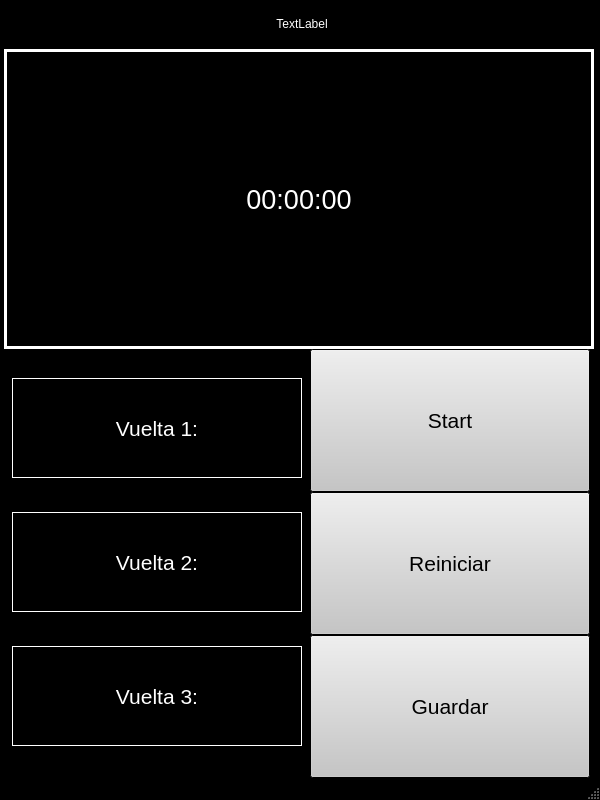
<?xml version="1.0" encoding="UTF-8"?>
<ui version="4.0">
 <class>MainWindow</class>
 <widget class="QMainWindow" name="MainWindow">
  <property name="geometry">
   <rect>
    <x>0</x>
    <y>0</y>
    <width>600</width>
    <height>800</height>
   </rect>
  </property>
  <property name="maximumSize">
   <size>
    <width>600</width>
    <height>800</height>
   </size>
  </property>
  <property name="palette">
   <palette>
    <active>
     <colorrole role="WindowText">
      <brush brushstyle="SolidPattern">
       <color alpha="255">
        <red>255</red>
        <green>255</green>
        <blue>255</blue>
       </color>
      </brush>
     </colorrole>
     <colorrole role="Button">
      <brush brushstyle="SolidPattern">
       <color alpha="255">
        <red>198</red>
        <green>198</green>
        <blue>198</blue>
       </color>
      </brush>
     </colorrole>
     <colorrole role="Text">
      <brush brushstyle="SolidPattern">
       <color alpha="255">
        <red>255</red>
        <green>255</green>
        <blue>255</blue>
       </color>
      </brush>
     </colorrole>
     <colorrole role="Base">
      <brush brushstyle="SolidPattern">
       <color alpha="255">
        <red>255</red>
        <green>255</green>
        <blue>255</blue>
       </color>
      </brush>
     </colorrole>
     <colorrole role="Window">
      <brush brushstyle="SolidPattern">
       <color alpha="255">
        <red>0</red>
        <green>0</green>
        <blue>0</blue>
       </color>
      </brush>
     </colorrole>
    </active>
    <inactive>
     <colorrole role="WindowText">
      <brush brushstyle="SolidPattern">
       <color alpha="255">
        <red>255</red>
        <green>255</green>
        <blue>255</blue>
       </color>
      </brush>
     </colorrole>
     <colorrole role="Button">
      <brush brushstyle="SolidPattern">
       <color alpha="255">
        <red>198</red>
        <green>198</green>
        <blue>198</blue>
       </color>
      </brush>
     </colorrole>
     <colorrole role="Text">
      <brush brushstyle="SolidPattern">
       <color alpha="255">
        <red>255</red>
        <green>255</green>
        <blue>255</blue>
       </color>
      </brush>
     </colorrole>
     <colorrole role="Base">
      <brush brushstyle="SolidPattern">
       <color alpha="255">
        <red>255</red>
        <green>255</green>
        <blue>255</blue>
       </color>
      </brush>
     </colorrole>
     <colorrole role="Window">
      <brush brushstyle="SolidPattern">
       <color alpha="255">
        <red>0</red>
        <green>0</green>
        <blue>0</blue>
       </color>
      </brush>
     </colorrole>
    </inactive>
    <disabled>
     <colorrole role="WindowText">
      <brush brushstyle="SolidPattern">
       <color alpha="255">
        <red>120</red>
        <green>120</green>
        <blue>120</blue>
       </color>
      </brush>
     </colorrole>
     <colorrole role="Button">
      <brush brushstyle="SolidPattern">
       <color alpha="255">
        <red>198</red>
        <green>198</green>
        <blue>198</blue>
       </color>
      </brush>
     </colorrole>
     <colorrole role="Text">
      <brush brushstyle="SolidPattern">
       <color alpha="255">
        <red>120</red>
        <green>120</green>
        <blue>120</blue>
       </color>
      </brush>
     </colorrole>
     <colorrole role="Base">
      <brush brushstyle="SolidPattern">
       <color alpha="255">
        <red>0</red>
        <green>0</green>
        <blue>0</blue>
       </color>
      </brush>
     </colorrole>
     <colorrole role="Window">
      <brush brushstyle="SolidPattern">
       <color alpha="255">
        <red>0</red>
        <green>0</green>
        <blue>0</blue>
       </color>
      </brush>
     </colorrole>
    </disabled>
   </palette>
  </property>
  <property name="windowTitle">
   <string>MainWindow</string>
  </property>
  <property name="autoFillBackground">
   <bool>false</bool>
  </property>
  <widget class="QWidget" name="centralwidget">
   <property name="maximumSize">
    <size>
     <width>600</width>
     <height>800</height>
    </size>
   </property>
   <widget class="QWidget" name="verticalLayoutWidget">
    <property name="geometry">
     <rect>
      <x>-1</x>
      <y>-1</y>
      <width>601</width>
      <height>781</height>
     </rect>
    </property>
    <layout class="QVBoxLayout" name="verticalLayout">
     <property name="spacing">
      <number>0</number>
     </property>
     <property name="sizeConstraint">
      <enum>QLayout::SetDefaultConstraint</enum>
     </property>
     <property name="leftMargin">
      <number>5</number>
     </property>
     <item>
      <widget class="QLabel" name="nombre_paciente">
       <property name="maximumSize">
        <size>
         <width>16777215</width>
         <height>50</height>
        </size>
       </property>
       <property name="text">
        <string>TextLabel</string>
       </property>
       <property name="alignment">
        <set>Qt::AlignCenter</set>
       </property>
      </widget>
     </item>
     <item>
      <widget class="QLabel" name="Cronometro">
       <property name="enabled">
        <bool>true</bool>
       </property>
       <property name="maximumSize">
        <size>
         <width>590</width>
         <height>300</height>
        </size>
       </property>
       <property name="font">
        <font>
         <pointsize>20</pointsize>
        </font>
       </property>
       <property name="layoutDirection">
        <enum>Qt::LeftToRight</enum>
       </property>
       <property name="frameShape">
        <enum>QFrame::Box</enum>
       </property>
       <property name="lineWidth">
        <number>3</number>
       </property>
       <property name="text">
        <string>00:00:00</string>
       </property>
       <property name="alignment">
        <set>Qt::AlignCenter</set>
       </property>
      </widget>
     </item>
     <item>
      <layout class="QHBoxLayout" name="VentanaCrono">
       <property name="spacing">
        <number>0</number>
       </property>
       <property name="rightMargin">
        <number>0</number>
       </property>
       <item>
        <layout class="QVBoxLayout" name="verticalLayout_2">
         <property name="spacing">
          <number>10</number>
         </property>
         <property name="leftMargin">
          <number>0</number>
         </property>
         <property name="topMargin">
          <number>5</number>
         </property>
         <property name="rightMargin">
          <number>0</number>
         </property>
         <property name="bottomMargin">
          <number>10</number>
         </property>
         <item>
          <widget class="QLabel" name="Tiempo_v_1">
           <property name="maximumSize">
            <size>
             <width>290</width>
             <height>100</height>
            </size>
           </property>
           <property name="font">
            <font>
             <pointsize>16</pointsize>
            </font>
           </property>
           <property name="frameShape">
            <enum>QFrame::Box</enum>
           </property>
           <property name="frameShadow">
            <enum>QFrame::Plain</enum>
           </property>
           <property name="text">
            <string>Vuelta 1:</string>
           </property>
           <property name="alignment">
            <set>Qt::AlignCenter</set>
           </property>
          </widget>
         </item>
         <item>
          <widget class="QLabel" name="Tiempo_v_2">
           <property name="maximumSize">
            <size>
             <width>290</width>
             <height>100</height>
            </size>
           </property>
           <property name="font">
            <font>
             <pointsize>16</pointsize>
            </font>
           </property>
           <property name="frameShape">
            <enum>QFrame::Box</enum>
           </property>
           <property name="text">
            <string>Vuelta 2:</string>
           </property>
           <property name="alignment">
            <set>Qt::AlignCenter</set>
           </property>
          </widget>
         </item>
         <item>
          <widget class="QLabel" name="Tiempo_v_3">
           <property name="maximumSize">
            <size>
             <width>290</width>
             <height>100</height>
            </size>
           </property>
           <property name="font">
            <font>
             <pointsize>16</pointsize>
            </font>
           </property>
           <property name="frameShape">
            <enum>QFrame::Box</enum>
           </property>
           <property name="frameShadow">
            <enum>QFrame::Plain</enum>
           </property>
           <property name="lineWidth">
            <number>1</number>
           </property>
           <property name="midLineWidth">
            <number>0</number>
           </property>
           <property name="text">
            <string>Vuelta 3:</string>
           </property>
           <property name="scaledContents">
            <bool>false</bool>
           </property>
           <property name="alignment">
            <set>Qt::AlignCenter</set>
           </property>
          </widget>
         </item>
        </layout>
       </item>
       <item>
        <layout class="QVBoxLayout" name="verticalLayout_3">
         <property name="spacing">
          <number>0</number>
         </property>
         <property name="sizeConstraint">
          <enum>QLayout::SetDefaultConstraint</enum>
         </property>
         <property name="rightMargin">
          <number>1</number>
         </property>
         <property name="bottomMargin">
          <number>2</number>
         </property>
         <item>
          <widget class="QPushButton" name="Start">
           <property name="maximumSize">
            <size>
             <width>280</width>
             <height>150</height>
            </size>
           </property>
           <property name="font">
            <font>
             <family>Arial</family>
             <pointsize>16</pointsize>
            </font>
           </property>
           <property name="text">
            <string>Start</string>
           </property>
          </widget>
         </item>
         <item>
          <widget class="QPushButton" name="Reset">
           <property name="maximumSize">
            <size>
             <width>280</width>
             <height>150</height>
            </size>
           </property>
           <property name="font">
            <font>
             <family>Arial</family>
             <pointsize>16</pointsize>
            </font>
           </property>
           <property name="text">
            <string>Reiniciar</string>
           </property>
          </widget>
         </item>
         <item>
          <widget class="QPushButton" name="pushButton">
           <property name="maximumSize">
            <size>
             <width>280</width>
             <height>150</height>
            </size>
           </property>
           <property name="font">
            <font>
             <family>Arial</family>
             <pointsize>16</pointsize>
            </font>
           </property>
           <property name="text">
            <string>Guardar</string>
           </property>
          </widget>
         </item>
        </layout>
       </item>
      </layout>
     </item>
    </layout>
   </widget>
  </widget>
  <widget class="QStatusBar" name="statusbar">
   <property name="maximumSize">
    <size>
     <width>600</width>
     <height>800</height>
    </size>
   </property>
  </widget>
 </widget>
 <resources/>
 <connections/>
</ui>
